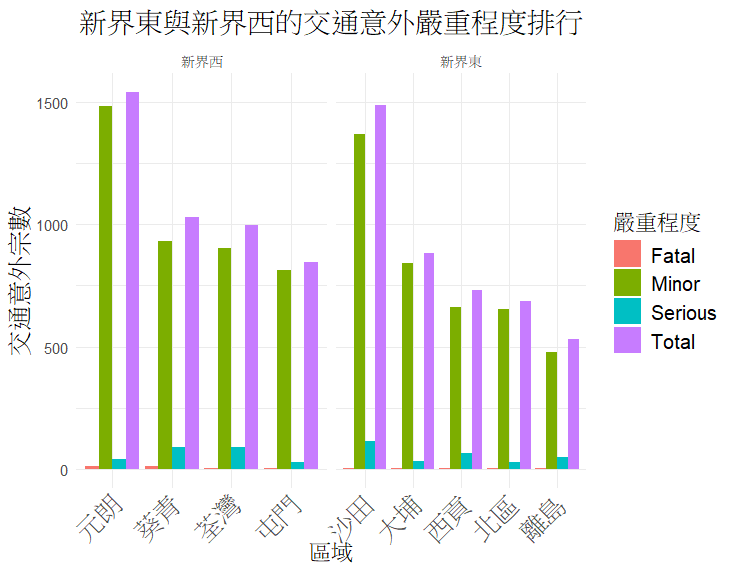

This figure's R source:
# 安裝 ggplot2 套件（如果尚未安裝）
if (!require(ggplot2)) install.packages("ggplot2")

# 載入必要的套件
library(ggplot2)
library(tidyr)

# 創建數據框
severity_data <- data.frame(
  Region = c("葵青", "荃灣", "屯門", "元朗", "北區", "大埔", "沙田", "西貢", "離島"),
  Fatal = c(12, 3, 3, 14, 4, 5, 5, 5, 3),
  Serious = c(89, 92, 28, 41, 29, 34, 114, 65, 48),
  Minor = c(929, 903, 813, 1483, 652, 841, 1367, 662, 478),
  Total = c(1030, 998, 844, 1538, 685, 880, 1486, 732, 529)
)

# 添加地區分類（新界東和新界西）
severity_data$Subregion <- c(
  "新界西", "新界西", "新界西", "新界西", # 新界西: 葵青, 荃灣, 屯門, 元朗
  "新界東", "新界東", "新界東", "新界東", "新界東"  # 新界東: 北區, 大埔, 沙田, 西貢, 離島
)

# 只篩選新界東和新界西的數據
filtered_data <- severity_data

# 將數據轉換為長格式以便於可視化
severity_long <- tidyr::pivot_longer(
  filtered_data, 
  cols = c(Fatal, Serious, Minor, Total), 
  names_to = "Severity", 
  values_to = "Count"
)

# 繪製條形圖：按交通意外嚴重程度排序
ggplot(severity_long, aes(x = reorder(Region, -Count), y = Count, fill = Severity)) +
  geom_bar(stat = "identity", position = "dodge") +
  labs(
    title = "新界東與新界西的交通意外嚴重程度排行",
    x = "區域",
    y = "交通意外宗數",
    fill = "嚴重程度"
  ) +
  facet_wrap(~ Subregion, scales = "free_x") + # 按地區分面板顯示
  theme_minimal() +
  theme(
    plot.title = element_text(hjust = 0.5, size = 16),
    axis.text.x = element_text(angle = 45, hjust = 1, size = 12),
    axis.title = element_text(size = 14),
    legend.title = element_text(size = 14),
    legend.text = element_text(size = 12)
  )
